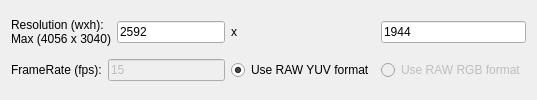
          <widget class="QWidget" name="tab_8">
           <attribute name="title">
            <string>HQ PiCamera Settings</string>
           </attribute>
           <layout class="QGridLayout" name="gridLayout_9">
            <item row="0" column="0" colspan="2">
             <widget class="QLabel" name="label_26">
              <property name="text">
               <string>Resolution (wxh):
Max (4056 x 3040)</string>
              </property>
             </widget>
            </item>
            <item row="0" column="2">
             <widget class="QLineEdit" name="pi_w">
              <property name="text">
               <string>2592</string>
              </property>
             </widget>
            </item>
            <item row="0" column="3">
             <widget class="QLabel" name="label_27">
              <property name="text">
               <string>x</string>
              </property>
             </widget>
            </item>
            <item row="0" column="4">
             <widget class="QLineEdit" name="pi_h">
              <property name="text">
               <string>1944</string>
              </property>
             </widget>
            </item>
            <item row="1" column="0">
             <widget class="QLabel" name="label_31">
              <property name="text">
               <string>FrameRate (fps):</string>
              </property>
             </widget>
            </item>
            <item row="1" column="1" colspan="2">
             <widget class="QLineEdit" name="lineEdit_2">
              <property name="enabled">
               <bool>false</bool>
              </property>
              <property name="text">
               <string>15</string>
              </property>
             </widget>
            </item>
            <item row="1" column="3">
             <widget class="QRadioButton" name="radioButton">
              <property name="text">
               <string>Use RAW YUV format</string>
              </property>
              <property name="checked">
               <bool>true</bool>
              </property>
              <attribute name="buttonGroup">
               <string notr="true">buttonGroup_13</string>
              </attribute>
             </widget>
            </item>
            <item row="1" column="4">
             <widget class="QRadioButton" name="radioButton_2">
              <property name="enabled">
               <bool>false</bool>
              </property>
              <property name="text">
               <string>Use RAW RGB format</string>
              </property>
              <attribute name="buttonGroup">
               <string notr="true">buttonGroup_13</string>
              </attribute>
             </widget>
            </item>
           </layout>
          </widget>
